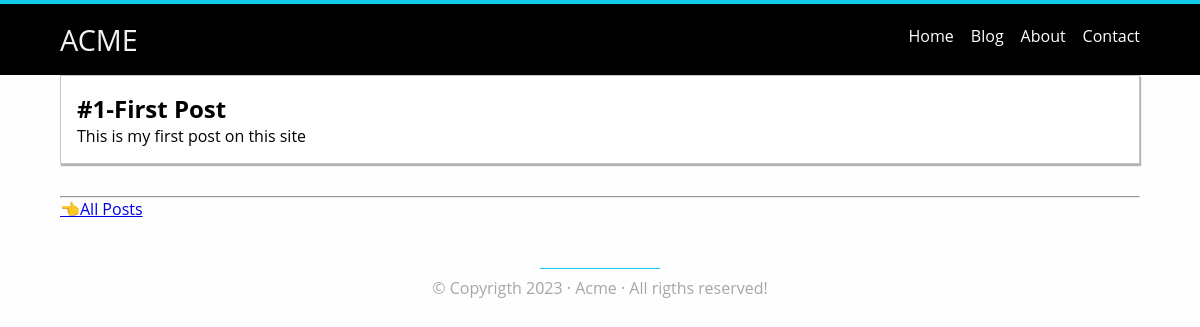
/post/1, run on the app's committed database.
### testacme/models.py (models this page shows, shortened)
class TimespamtedModel(models.Model):
    created_at=models.DateTimeField(auto_now_add=True)
    updated_at=models.DateTimeField(auto_now=True)
    class Meta:
        abstract=True

class Post(TimespamtedModel):
    title=models.CharField(max_length=255)
    body=models.TextField(max_length=255)

### testacme/views.py (the view)
# urls.py: path('post/<int:id>',views.poste,name="poste"),
def poste(request,id):
    try:
        post=Post.objects.get(pk=id)
    except Post.DoesNotExist:
        raise Http404("Sorry the post #{} was not found!!!".format(id))
    return render(request,"page/post.html",{'post':post})

### templates/page/post.html
<!DOCTYPE html>
{% extends 'layouts/base.html' %}
{% block content %}
    <article>
        <h1>#{{post.id}}-{{post.title}} </h1>
        <p>{{post.body}}</p>
    </article>
    <hr>
    <a href="{% url 'blog' %}">👈All Posts</a>
{% endblock %}

### static/css/style.css (style rules this page uses)
* { margin: 0; padding: 0; }
body { background-color: #fefefe; font-family: 'Open sans', Helvetica,Arial, sans-serif; }
article { background-color: #fff; border: 1px solid #c5c5c5; margin-bottom: 2em; padding: 1em; box-shadow: 1px 2px 1px rgba(0,0,0,0.3); }

### data on the page
Post: id "1", title "First Post", body "This is my first post on this site"
